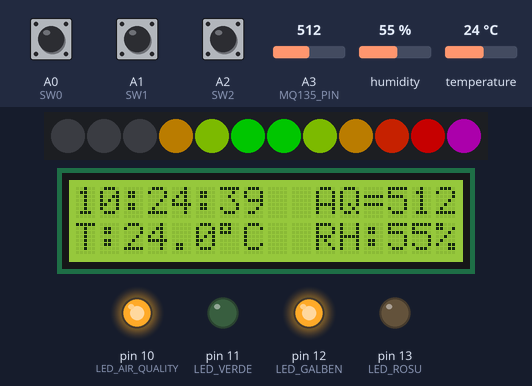
A sketch run on a simulated Arduino Uno, built with avr-gcc and run on an emulated ATmega328P. Shown: 12 RGB LEDs in strip order, left to right, 16×2 character LCD, output pins drawn as LEDs (lit = HIGH). Wiring (inferred from the names in the program): DS1307 clock at I2C address 0x68. The inputs (shaded band) are chosen by the test bench; at power-on: temperature 24 °C, A0 (SW0) HIGH, A3 (MQ135_PIN) = 512, A1 (SW1) HIGH, A2 (SW2) HIGH, humidity 55 %. Dim RGB values are drawn brighter than linear; the local clock reads 2024-03-15 10:24:30 at power-on unless the sketch sets it; what the sketch prints to the serial monitor is not drawn.

Above: at 10.0 s.
10.1 s: temperature set to 29 °C
At 16.7 s:
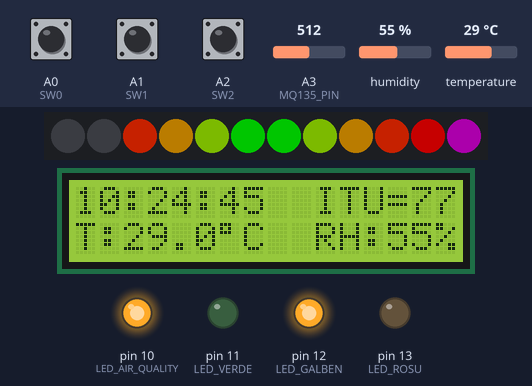
18.4 s: temperature set to 32 °C
At 22.4 s:
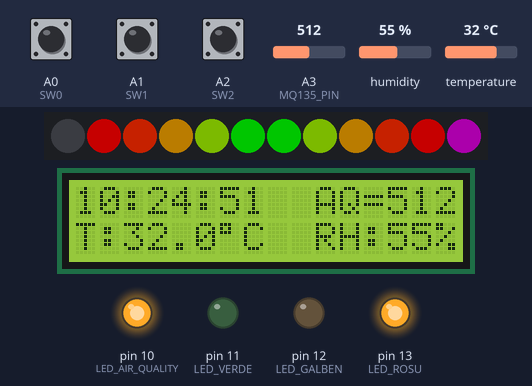
25.3 s: A0 (SW0) pulled LOW for 0.15 s
At 26.6 s:
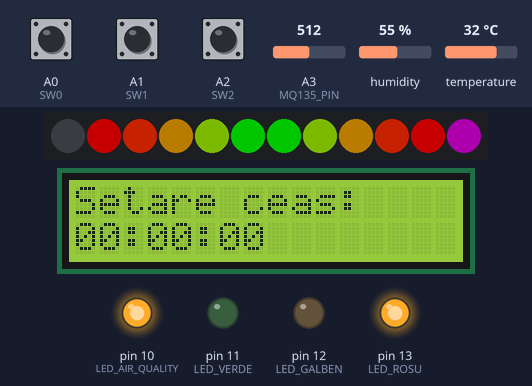
27.0 s: A0 (SW0) pulled LOW for 1 s
At 28.5 s:
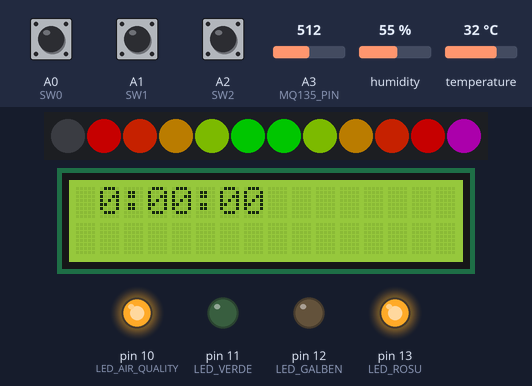
28.6 s: A3 (MQ135_PIN) set to 486
At 29.7 s:
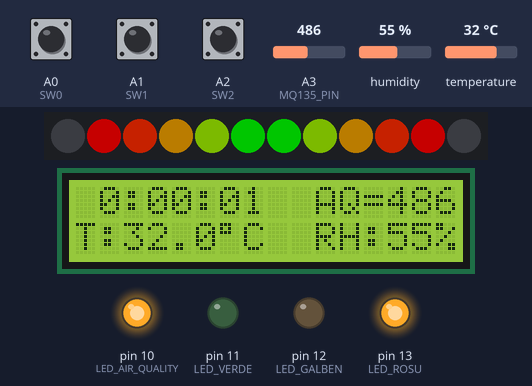
32.7 s: temperature set to 0 °C
At 36.0 s:
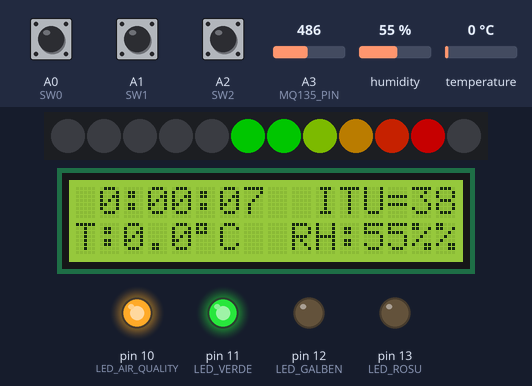
Timing chart, 0 to 37.5 s (numbered marks = the images above; inputs shaded):
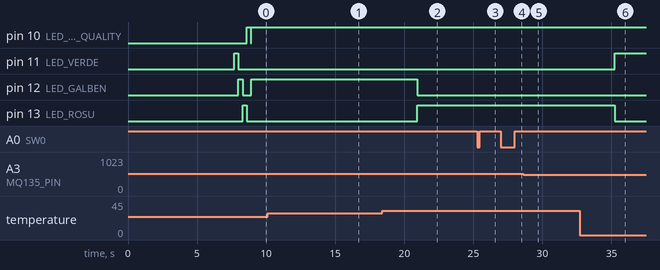

Measured:
- the behaviour switches between 30 and 31 °C on temperature (found by bisection; images 1 and 2)
- the behaviour switches between 501 and 500 on A3 (MQ135_PIN) (found by bisection; images 4 and 5)
- after the input at 18.4 s, pin 12 (LED_GALBEN): HIGH → LOW after 2.5 s; pin 13 (LED_ROSU): LOW → HIGH after 2.5 s
- after the input at 25.3 s, the display: changes after 0.21 s (image 3)
- after the input at 27.0 s, the display: first changes after 0.20 s (image 4 shows a later state)
- after the input at 28.6 s, the display: first changes after 0.61 s (image 5 shows a later state)
- after the input at 32.7 s, pin 11 (LED_VERDE): LOW → HIGH after 2.5 s; pin 13 (LED_ROSU): HIGH → LOW after 2.5 s; the display: first differs from a run without the input after 2.5 s (image 6 shows a later state)

The sketch:

20240526_v9.2_Ceas_cu_RTC_ITU_AQ_Neopixel_OK_final.ino
```cpp
// Raluca Zarnescu. Project: Clock with RTC1307, ITU calculator with DHT11, Air Quality Monitor with MQ135, and bargraphs with LED WS2812 (addressable LED Neopixel).
// ITU: " indice de confort termic (thermal confort index) based on values detected by DHT11 sensor for temperature and relative humidity.
// ITU below 65 units: safe.
//ITU between 65 and 79 units: alert.
// ITU 80 units and above: critical, unsafe.

//AQ: air quality (not AQI). Based on values detected by MQ135 sensor.
//MQ 135 detection capabilities:
//- Toxic or potential toxic gases (ammonia, hydrogen sulphide, carbon dioxide, nitrogen oxides etc)
//- Combustible and explosive gases (LPG, benzene, toluene, propane, butane and other VOCs)
//- Smoke and other fine particles in suspension.

#include <Wire.h>
#include "RTClib.h"
#include <LiquidCrystal.h>
#include <DHT.h>
#include <Adafruit_NeoPixel.h>

LiquidCrystal lcd(8, 9, 4, 5, 6, 7);

constexpr uint8_t DHTPIN = 2;
constexpr uint8_t DHTTYPE = DHT11;
DHT dht(DHTPIN, DHTTYPE);

#define LED_PIN     3
#define LED_COUNT   12

Adafruit_NeoPixel strip(LED_COUNT, LED_PIN, NEO_GRB + NEO_KHZ800);

RTC_DS1307 RTC;

constexpr uint8_t LED_VERDE = 11;
constexpr uint8_t LED_GALBEN = 12;
constexpr uint8_t LED_ROSU = 13;
constexpr uint8_t LED_AIR_QUALITY = 10;

constexpr byte SW0 = A0;
constexpr byte SW1 = A1;
constexpr byte SW2 = A2;

float t = 0.0, h = 0.0, ta = 0.0;
int itu = 0;

constexpr uint8_t MQ135_PIN = A3;
int airQuality = 0;
int previousAirQuality = -1;

unsigned long previousMillis = 0;
unsigned long airQualityPreviousMillis = 0;
unsigned long displayTogglePreviousMillis = 0;
const long displayToggleInterval = 2000;
const long rtcUpdateInterval = 1000;
int toggleCounter = 0;

const long airQualityLEDInterval = 15000;
bool displayITU = true;

bool timeSettingMode = false;
byte hours = 0, minutes = 0, seconds = 0;

void setup() {
  strip.begin();
  strip.show();

  functionalCheck();

  dht.begin();

  lcd.begin(16, 2);
  lcd.print("Raluca  Zarnescu");
  lcd.setCursor(0, 1);
  lcd.print("Clock_RTC_ITU_AQ");
  delay(2500);
  lcd.clear();

  Wire.begin();
  Wire.beginTransmission(0x68);
  Wire.write(0x07);
  Wire.write(0x10);
  Wire.endTransmission();
  RTC.begin();
  if (!RTC.isrunning()) {
    RTC.adjust(DateTime(__DATE__, __TIME__));
  }

  pinMode(SW0, INPUT_PULLUP);
  pinMode(SW1, INPUT_PULLUP);
  pinMode(SW2, INPUT_PULLUP);

  pinMode(LED_VERDE, OUTPUT);
  pinMode(LED_GALBEN, OUTPUT);
  pinMode(LED_ROSU, OUTPUT);
  pinMode(LED_AIR_QUALITY, OUTPUT);

  testLEDs();

  Serial.begin(9600);

  lcd.clear();
}

void loop() {
  unsigned long currentMillis = millis();

  if (timeSettingMode) {
    lcd.setCursor(0, 1);
    if (hours < 10) lcd.print("0");
    lcd.print(hours);
    lcd.print(":");
    if (minutes < 10) lcd.print("0");
    lcd.print(minutes);
    lcd.print(":00");

    if (digitalRead(SW2) == LOW) {  // Increment hours on SW2 press
      hours = (hours + 1) % 24;
      delay(200);  // Debounce delay
    }
    if (digitalRead(SW1) == LOW) {  // Increment minutes on SW1 press
      minutes = (minutes + 1) % 60;
      delay(200);  // Debounce delay
    }
  } else {
    if (currentMillis - previousMillis >= rtcUpdateInterval) {
      previousMillis = currentMillis;
      updateRTCDisplay();
    }

    if (currentMillis - displayTogglePreviousMillis >= displayToggleInterval) {
      displayTogglePreviousMillis = currentMillis;
      toggleCounter++;
      updateDisplayAndCalculateValues();
    }

    if (airQuality > 250) {
      digitalWrite(LED_AIR_QUALITY, HIGH);
      airQualityPreviousMillis = currentMillis;
    } else if (currentMillis - airQualityPreviousMillis <= airQualityLEDInterval) {
      digitalWrite(LED_AIR_QUALITY, HIGH);
    } else {
      digitalWrite(LED_AIR_QUALITY, LOW);
    }
  }

  if (digitalRead(SW0) == LOW) {
    delay(200);  // Debounce delay
    if (timeSettingMode) {
      RTC.adjust(DateTime(2024, 5, 25, hours, minutes, 0));
      timeSettingMode = false;
      lcd.clear();
    } else {
      timeSettingMode = true;
      hours = 0;
      minutes = 0;
      lcd.clear();
      lcd.setCursor(0, 0);
      lcd.print("Setare ceas:");
      lcd.setCursor(0, 1);
      lcd.print("00:00:00");
    }
  }
}

void testLEDs() {
  digitalWrite(LED_VERDE, HIGH);
  delay(300);
  digitalWrite(LED_VERDE, LOW);
  digitalWrite(LED_GALBEN, HIGH);
  delay(300);
  digitalWrite(LED_GALBEN, LOW);
  digitalWrite(LED_ROSU, HIGH);
  delay(300);
  digitalWrite(LED_ROSU, LOW);
  digitalWrite(LED_AIR_QUALITY, HIGH);
  delay(300);
  digitalWrite(LED_AIR_QUALITY, LOW);
}

void updateRTCDisplay() {
  DateTime now = RTC.now();
  lcd.setCursor(0, 0);
  if (now.hour() < 10) lcd.print(" ");
  lcd.print(now.hour(), DEC);
  lcd.print(":");
  if (now.minute() < 10) lcd.print("0");
  lcd.print(now.minute(), DEC);
  lcd.print(":");
  if (now.second() < 10) lcd.print("0");
  lcd.print(now.second(), DEC);
}

void updateDisplayAndCalculateValues() {
  h = dht.readHumidity();
  t = dht.readTemperature();
  airQuality = analogRead(MQ135_PIN);

  Serial.print("Air Quality: ");
  Serial.println(airQuality);

  if (isnan(h) || isnan(t)) {
    lcd.setCursor(0, 1);
    lcd.print("Sensor error");
    return;
  }

  float i = (t * 1.8 + 32) - (0.55 - 0.0055 * h) * ((t * 1.8 + 32) - 58);
  itu = int(i);
  ta = dht.computeHeatIndex(t, h, false);

  if (toggleCounter % 2 == 0) {
    lcd.setCursor(10, 0);
    lcd.print("ITU=");
    lcd.print(itu);
  } else {
    lcd.setCursor(10, 0);
    lcd.print("AQ=    ");
    lcd.setCursor(13, 0);
    lcd.print(airQuality);

    Serial.print("Displayed AQ: ");
    Serial.println(airQuality);
  }

  lcd.setCursor(0, 1);
  lcd.print("T:");
  lcd.print(t, 1);
  lcd.write(0b11011111);
  lcd.print("C  RH:");
  lcd.print(int(h));
  lcd.print("%");

  updateLEDs();
  updateNeoPixels();
}

void updateLEDs() {
  if (itu <= 65) {
    digitalWrite(LED_VERDE, HIGH);
    digitalWrite(LED_GALBEN, LOW);
    digitalWrite(LED_ROSU, LOW);
  } else if (itu <= 79) {
    digitalWrite(LED_VERDE, LOW);
    digitalWrite(LED_GALBEN, HIGH);
    digitalWrite(LED_ROSU, LOW);
  } else {
    digitalWrite(LED_VERDE, LOW);
    digitalWrite(LED_GALBEN, LOW);
    digitalWrite(LED_ROSU, HIGH);
  }
}

void updateNeoPixels() {
  // Clear all NeoPixels before setting new values
  for (int i = 0; i < LED_COUNT; i++) {
    strip.setPixelColor(i, strip.Color(0, 0, 0)); // Turn off all NeoPixels
  }

  // Colors for each NeoPixel
  uint32_t colors[LED_COUNT] = {
    strip.Color(48, 0, 48),    // Purple
    strip.Color(96, 0, 0),     // Red
    strip.Color(96, 16, 0),    // Orange
    strip.Color(72, 48, 0),    // Yellow
    strip.Color(48, 72, 0),    // Yellowish Green
    strip.Color(0, 96, 0),     // Green
    strip.Color(0, 96, 0),     // Green
    strip.Color(48, 72, 0),    // Yellowish Green
    strip.Color(72, 48, 0),    // Yellow
    strip.Color(96, 16, 0),    // Orange
    strip.Color(96, 0, 0),     // Red
    strip.Color(48, 0, 48)     // Purple
  };

  // ITU value determines how many LEDs are lit from NeoPixel 5 to NeoPixel 0
  int itulimit = 0;
  if (itu >= 88) {
    itulimit = 6;
  } else if (itu >= 80) {
    itulimit = 5;
  } else if (itu >= 73) {
    itulimit = 4;
  } else if (itu >= 66) {
    itulimit = 3;
  } else if (itu >= 58) {
    itulimit = 2;
  } else {
    itulimit = 1;
  }

  // Update ITU NeoPixels from 5 to 0
  for (int i = 5; i >= 6 - itulimit; i--) {
    strip.setPixelColor(i, colors[i]);
  }

  // Air quality value determines how many LEDs are lit from NeoPixel 6 to NeoPixel 11
  int aqlimit = 0;
  if (airQuality > 500) {
    aqlimit = 6;
  } else if (airQuality > 400) {
    aqlimit = 5;
  } else if (airQuality > 300) {
    aqlimit = 4;
  } else if (airQuality > 200) {
    aqlimit = 3;
  } else if (airQuality > 100) {
    aqlimit = 2;
  } else {
    aqlimit = 1;
  }

  // Update Air Quality NeoPixels from 6 to 11
  for (int i = 6; i <= 5 + aqlimit; i++) {
    strip.setPixelColor(i, colors[i]);
  }

  strip.show();  // Update the NeoPixels with the new colors
}

void functionalCheck() {
  for (int i = 0; i < LED_COUNT; i++) {
    strip.setPixelColor(i, strip.Color(128, 0, 0)); // Red
    strip.show();
    delay(100);
  }
  delay(500);
  for (int i = 0; i < LED_COUNT; i++) {
    strip.setPixelColor(i, strip.Color(0, 128, 0)); // Green
    strip.show();
    delay(100);
  }
  delay(500);
  for (int i = 0; i < LED_COUNT; i++) {
    strip.setPixelColor(i, strip.Color(0, 0, 128)); // Blue
    strip.show();
    delay(100);
  }
  delay(500);
  for (int i = 0; i < LED_COUNT; i++) {
    strip.setPixelColor(i, strip.Color(0, 0, 0)); // Turn off all NeoPixels
  }
  strip.show();
}

// Credits and footnotes:
// https://arduinotehniq.blogspot.com/2014/09/weather-station-manual-adjust-for-rtc.html#google_vignette
// https://ro.onetransistor.eu/2017/12/indice-confort-termic-dht11-arduino.html
// http://learn.adafruit.com/ds1307-real-time-clock-breakout-board-kit/
// http://nicuflorica.blogspot.ro/
// https://docs.arduino.cc/
// http://pesd.ro/articole/nr.1/Teodoreanu.pdf
// https://starea-vremii.ro/blog/ce-este-indicele-de-confort-termic-heat-index-si-cum-se-calculeaza
// https://www.winsen-sensor.com/product/mq135.html
// https://www.hackster.io/m_karim02/arduino-and-mq-135-gas-sensor-with-arduino-code-a8c1c6
// https://www.makerguides.com/air-pollution-monitoring-and-alert-system-using-arduino-and-mq135/
// https://www.instructables.com/How-to-Control-WS2812-RGB-LED-NeoPixel-W-Arduino-T/
// https://learn.adafruit.com/adafruit-neopixel-uberguide/arduino-library-use
```
